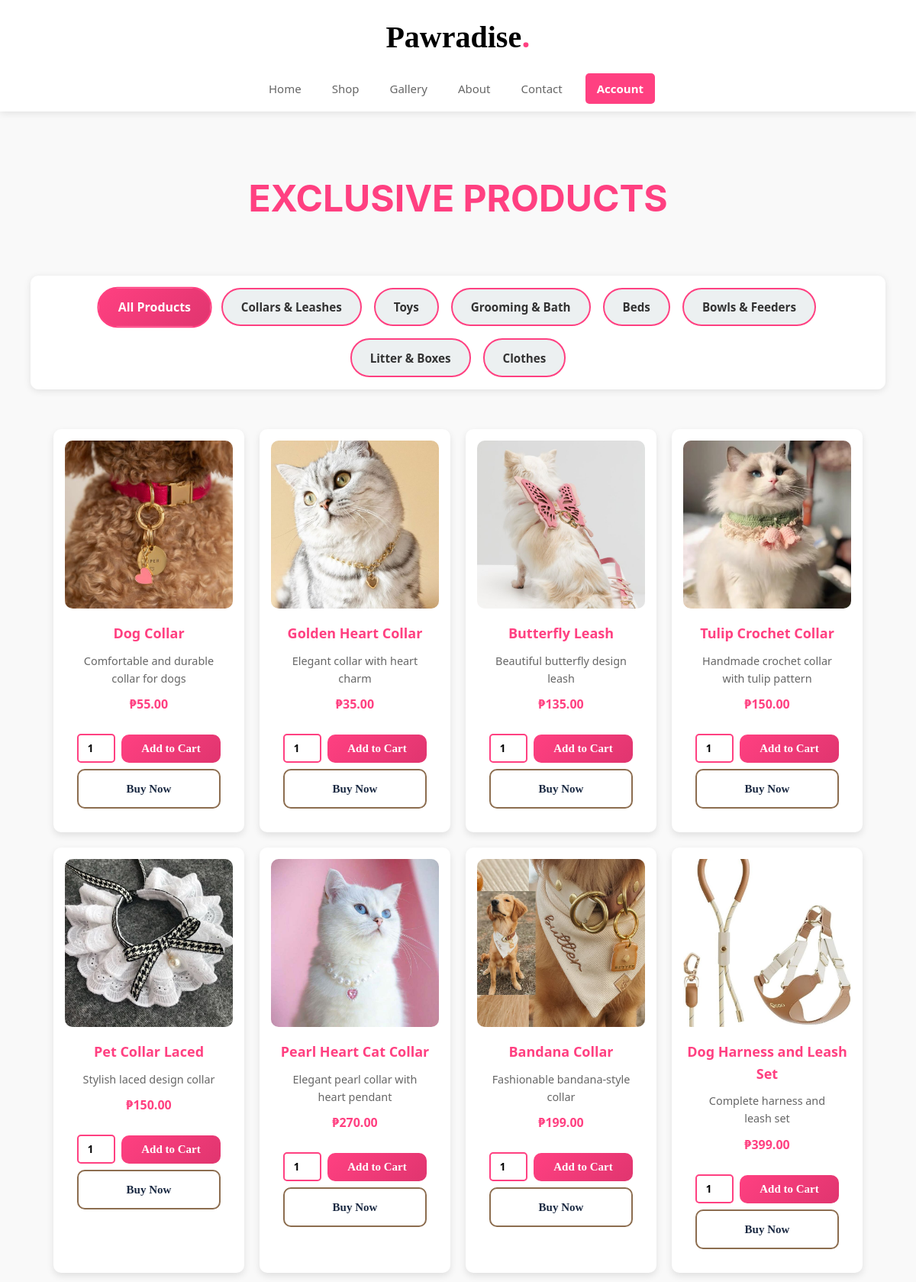
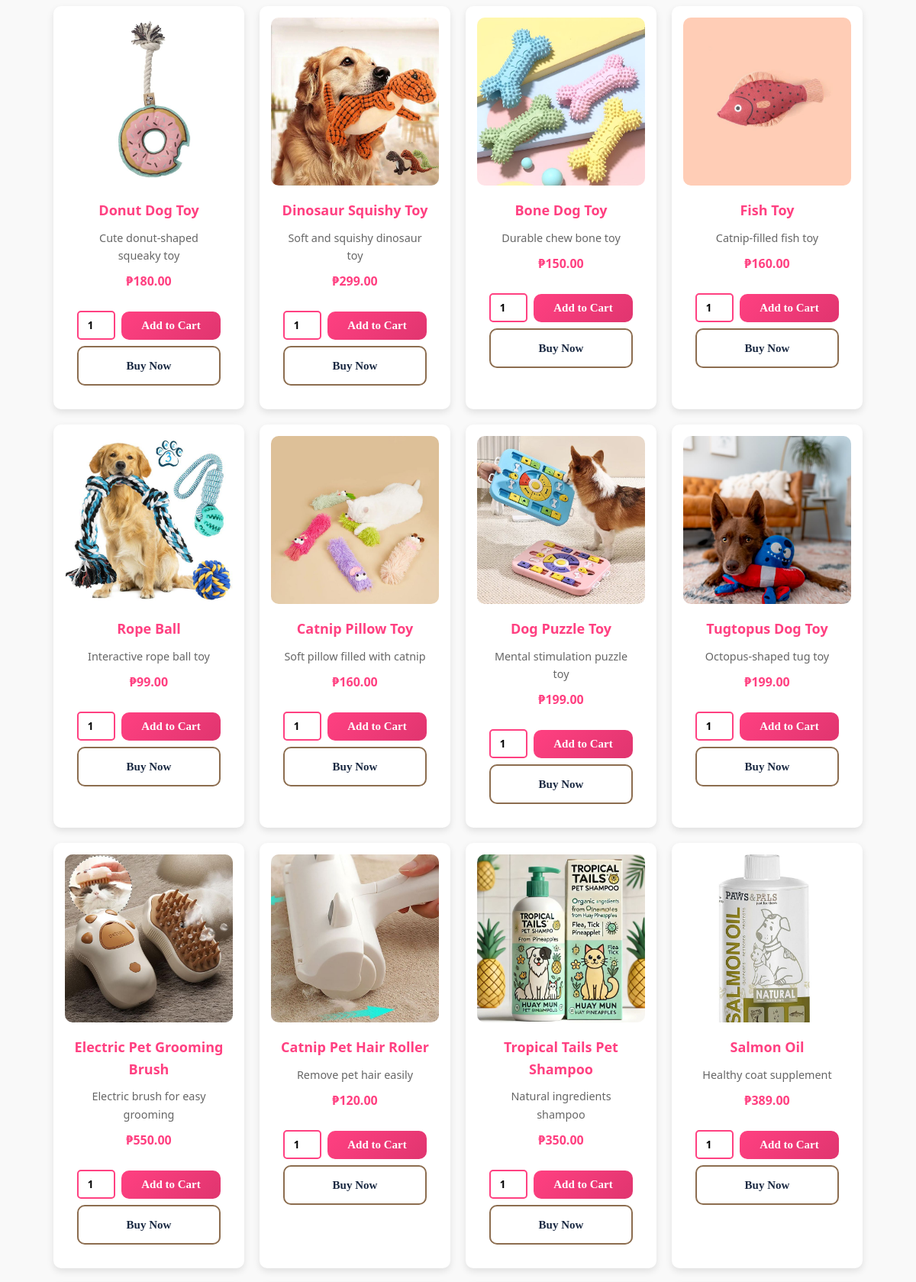
Page /shop (upper part) on the committed database (2 pictures, top to bottom).
### app.py (models this page shows)
class Product(db.Model):
    id = db.Column(db.Integer, primary_key=True)
    name = db.Column(db.String(100), nullable=False)
    price = db.Column(db.Float, nullable=False)
    description = db.Column(db.Text, nullable=True)
    image = db.Column(db.String(255))
    seller_id = db.Column(db.Integer, db.ForeignKey('user.id'), nullable=True)
    stock = db.Column(db.Integer, default=0)
    sales_count = db.Column(db.Integer, default=0)
    category = db.Column(db.String(50), nullable=True)

### app.py (the view)
@app.route('/shop')
def shop():
    category = request.args.get('category')
    if category:
        products = Product.query.filter_by(category=category).all()
    else:
        products = Product.query.all()
    return render_template('shop.html', products=products)

### app.py (called while the page is built)
@app.context_processor
def utility_processor():
    return dict(timedelta=timedelta, now=datetime.utcnow)

### templates/shop.html (shortened to what this page needs)
{% extends "base.html" %}
{% block content %}
<section class="shop-section">
    <h1 class="heading">EXCLUSIVE PRODUCTS</h1>
    <div class="category-filter">
        <a href="{{ url_for('shop') }}"
            class="filter-btn {% if not request.args.get('category') %}active{% endif %}">
            All Products
        </a>
        <a href="{{ url_for('shop', category='collars') }}"
            class="filter-btn {% if request.args.get('category') == 'collars' %}active{% endif %}">
            Collars & Leashes
        </a>
        <a href="{{ url_for('shop', category='toys') }}"
            class="filter-btn {% if request.args.get('category') == 'toys' %}active{% endif %}">
            Toys
        </a>
        <a href="{{ url_for('shop', category='grooming') }}"
            class="filter-btn {% if request.args.get('category') == 'grooming' %}active{% endif %}">
            Grooming & Bath
        </a>
        <a href="{{ url_for('shop', category='beds') }}"
            class="filter-btn {% if request.args.get('category') == 'beds' %}active{% endif %}">
            Beds
        </a>
        <a href="{{ url_for('shop', category='bowls') }}"
            class="filter-btn {% if request.args.get('category') == 'bowls' %}active{% endif %}">
            Bowls & Feeders
        </a>
        <a href="{{ url_for('shop', category='litter') }}"
            class="filter-btn {% if request.args.get('category') == 'litter' %}active{% endif %}">
            Litter & Boxes
        </a>
        <a href="{{ url_for('shop', category='clothes') }}"
            class="filter-btn {% if request.args.get('category') == 'clothes' %}active{% endif %}">
            Clothes
        </a>
    </div>
    <div class="product-container">
        {% if products %}
            {% for product in products %}
            <div class="product-card">
                {% if product.image %}
                <img src="{{ url_for('static', filename=product.image) }}" alt="{{ product.name }}">
                {% else %}
                <img src="{{ url_for('static', filename='placeholder.jpg') }}" alt="{{ product.name }}">
                {% endif %}
                <h3>{{ product.name }}</h3>
                <p class="product-desc">{{ product.description }}</p>
                <p class="product-price">₱{{ "%.2f"|format(product.price) }}</p>
                {% if product.stock > 0 and session.get('role') != 'admin' %}
                <div class="product-actions">
                    <form action="{{ url_for('add_to_cart', product_id=product.id) }}" method="POST"
                        class="add-to-cart-form">
                        <input type="number" name="quantity" value="1" min="1" max="{{ product.stock }}"
                            class="quantity-input" required>
                        <button type="submit" class="add-cart-btn">Add to Cart</button>
                    </form>
                    <a href="{{ url_for('buy_now', product_id=product.id) }}" class="buy-now-btn">Buy Now</a>
                </div>
                {% elif product.stock <= 0 %}
                <button class="add-cart-btn disabled" disabled>Out of Stock</button>
                {% elif session.get('role') == 'admin' %}
                <p class="disabled-text">Admin View Only</p>
                {% endif %}
            </div>
            {% endfor %}
        {% else %}
            <p class="no-products">No products available in this category.</p>
        {% endif %}
    </div>
</section>
{% endblock %}

### static/styles.css (style rules this page uses)
* { margin: 0; padding: 0; box-sizing: border-box; font-family: 'Segoe UI', Tahoma, Geneva, Verdana, sans-serif; }
:root { --primary-color: #ff4081; --secondary-color: #e0356f; --accent-color: #ffc0cb; --dark-bg: #2c3e50; --light-bg: #ecf0f1; --success: #27ae60; --error: #e74c3c; --warning: #f39c12; --text-dark: #333; --text-light: #fff; }
body { background: #f9f9f9; color: var(--text-dark); line-height: 1.6; }
.category-filter { display: flex; flex-wrap: wrap; justify-content: center; gap: 1rem; margin: 2rem 0; padding: 1rem; background: white; border-radius: 10px; box-shadow: 0 2px 10px rgba(0,0,0,0.1); }
.filter-btn { background: var(--light-bg); color: var(--text-dark); border: 2px solid var(--primary-color); padding: 0.7rem 1.5rem; border-radius: 25px; font-weight: bold; font-size: 0.95rem; transition: all 0.3s; text-decoration: none; display: inline-block; cursor: pointer; }
.filter-btn.active { background: linear-gradient(135deg, var(--primary-color), var(--secondary-color)); color: white; transform: scale(1.05); }
.shop-section { padding: 100px 20px 80px; background: #f9f9f9; max-width: 1400px; margin: 0 auto; }
.heading { text-align: center; font-size: 48px; font-family: BlinkMacSystemFont; font-weight: bold; color: #ff4081; padding: 30px; margin: 32px 0; }
.product-container { display: flex; flex-wrap: wrap; gap: 20px; justify-content: center; margin: 0 auto; max-width: 1200px; padding: 20px; }
.product-card { background: #fff; padding: 15px; border-radius: 10px; box-shadow: 0px 4px 10px rgba(0, 0, 0, 0.1); text-align: center; flex: 0 0 250px; flex-direction: column; justify-content: space-between; position: relative; overflow: hidden; transition: all 0.3s; }
.product-card img { width: 220px; height: 220px; border-radius: 10px; object-fit: cover; margin: 0 auto; }
.product-card h3 { margin: 10px 0; font-size: 18px; color: var(--primary-color); }
.product-desc { padding: 0 1rem; color: #666; flex-grow: 1; font-size: 0.9rem; text-align: center; }
.product-price { color: #ff4081; font-size: 16px; font-weight: bold; margin: 10px 0; }
.product-actions { display: flex; flex-direction: column; gap: 0.5rem; padding: 1rem; }
.add-to-cart-form { display: flex; gap: 0.5rem; align-items: center; justify-content: center; }
.quantity-input { width: 50px; padding: 8px; border: 2px solid var(--primary-color); border-radius: 5px; text-align: center; font-weight: bold; }
.add-cart-btn { display: inline-block; text-align: center; border-radius: 10px; color: white; border: 2px solid #8c6d4f; font-family: Verdana; font-weight: bold; font-size: 15px; padding: 10px 16px; text-decoration: none; background: linear-gradient(135deg, var(--primary-color), var(--secondary-color)); cursor: pointer; transition: all 0.3s; flex: 1; border: none; }
.buy-now-btn { display: inline-block; text-align: center; border-radius: 10px; color: #1a2942; border: 2px solid #8c6d4f; font-family: Verdana; font-weight: bold; font-size: 15px; padding: 12px 20px; text-decoration: none; transition: all 0.3s; }
html, body { height: 100%; display: flex; flex-direction: column; }
main, .shop-section { margin-top: 20px; }

### rows in the picture
Product: image (picture), name "Dog Collar", description "Comfortable and durable collar for dogs", price "55.00"
Product: image (picture), name "Golden Heart Collar", description "Elegant collar with heart charm", price "35.00"
Product: image (picture), name "Butterfly Leash", description "Beautiful butterfly design leash", price "135.00"
Product: image (picture), name "Tulip Crochet Collar", description "Handmade crochet collar with tulip pattern", price "150.00"
Product: image (picture), name "Pet Collar Laced", description "Stylish laced design collar", price "150.00"
Product: image (picture), name "Pearl Heart Cat Collar", description "Elegant pearl collar with heart pendant", price "270.00"
Product: image (picture), name "Bandana Collar", description "Fashionable bandana-style collar", price "199.00"
Product: image (picture), name "Dog Harness and Leash Set", description "Complete harness and leash set", price "399.00"
Product: image (picture), name "Donut Dog Toy", description "Cute donut-shaped squeaky toy", price "180.00"
Product: image (picture), name "Dinosaur Squishy Toy", description "Soft and squishy dinosaur toy", price "299.00"
Product: image (picture), name "Bone Dog Toy", description "Durable chew bone toy", price "150.00"
Product: image (picture), name "Fish Toy", description "Catnip-filled fish toy", price "160.00"
Product: image (picture), name "Rope Ball", description "Interactive rope ball toy", price "99.00"
Product: image (picture), name "Catnip Pillow Toy", description "Soft pillow filled with catnip", price "160.00"
Product: image (picture), name "Dog Puzzle Toy", description "Mental stimulation puzzle toy", price "199.00"
Product: image (picture), name "Tugtopus Dog Toy", description "Octopus-shaped tug toy", price "199.00"
Product: image (picture), name "Electric Pet Grooming Brush", description "Electric brush for easy grooming", price "550.00"
Product: image (picture), name "Catnip Pet Hair Roller", description "Remove pet hair easily", price "120.00"
Product: image (picture), name "Tropical Tails Pet Shampoo", description "Natural ingredients shampoo", price "350.00"
Product: image (picture), name "Salmon Oil", description "Healthy coat supplement", price "389.00"
